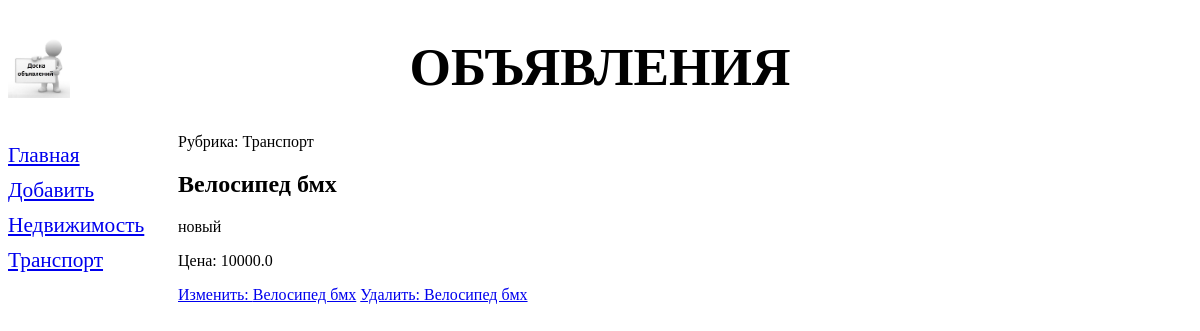
Before: /bboard/detail/6/ with the older database file.
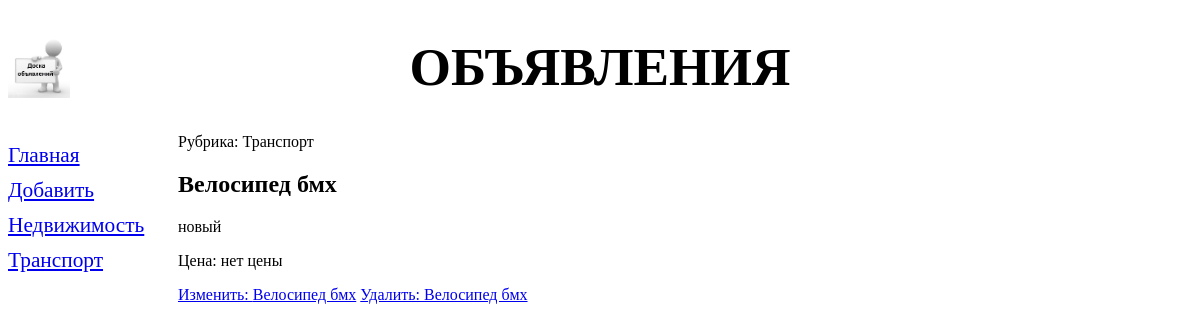
After: the same page with the newer database file.
### bboard/models.py (models this page shows, shortened)
class Bb(models.Model):
    title = models.CharField(max_length=50, verbose_name='Товар')
    content = models.TextField(null=True, blank=True, verbose_name='Описание')
    price = models.FloatField(null=True, blank=True, verbose_name='Цена')
    published = models.DateTimeField(auto_now_add=True, db_index=True, verbose_name='Опубликовано')
    rubric = models.ForeignKey('Rubric', null=True, on_delete=models.PROTECT, verbose_name='Рубрика')
    class Meta:
        verbose_name_plural = 'Объявления'
        verbose_name = 'Объявление'
        ordering = ['-published']

class Rubric(models.Model):
    name = models.CharField(max_length=20, db_index=True, verbose_name='Название')
    class Meta:
        verbose_name_plural = 'Рубрики'
        verbose_name = 'Рубрика'
        ordering = ['name']

### bboard/views.py (the view)
# urls.py: path('detail/<int:pk>/', BbDetailView.as_view(), name='detail'),
class BbDetailView(DetailView):
    model = Bb
    def get_context_data(self, **kwargs):
        context = super().get_context_data(**kwargs)
        context['rubrics'] = Rubric.objects.all()
        return context

### templates/bboard/bb_detail.html (shortened to what this page needs)
{% extends 'layout/basic.html' %}
{% block content %}
    <p>Рубрика: {{ bb.rubric.name }}</p>
    <h2>{{ bb.title }}</h2>
    <p>{{ bb.content }}</p>
    <p>Цена: {{ bb.price|default:'нет цены' }}</p>
    <a href="{% url 'edit' pk=bb.pk %}">Изменить: {{ bb.title }}</a>
    <a href="{% url 'delete' pk=bb.pk %}">Удалить: {{ bb.title }}</a>
{% endblock %}

Changed rows visible on the page:
changed Bb "Велосипед бмх": price "10000.0" → "нет цены"
